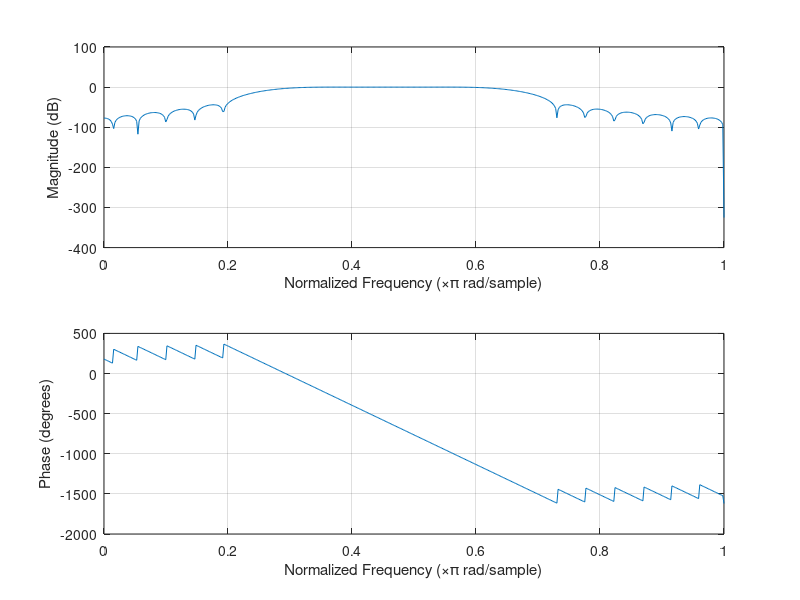
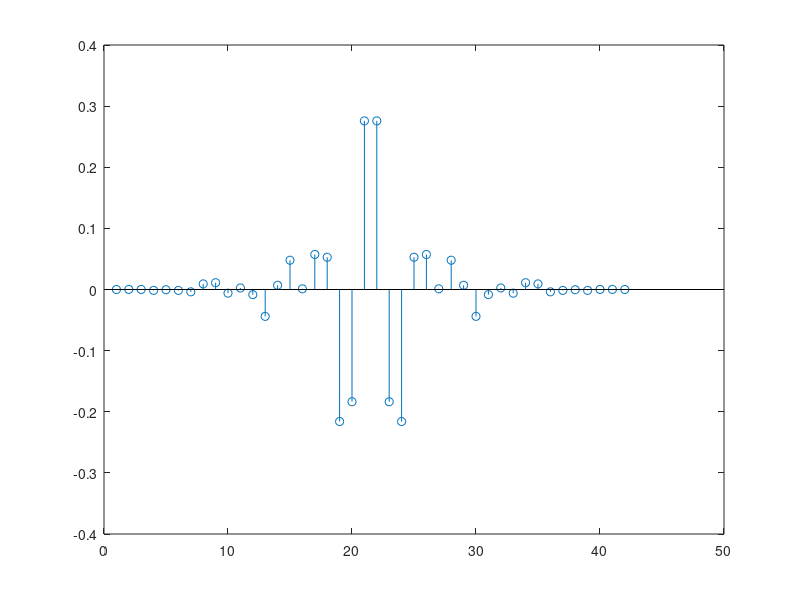

Write the MATLAB code that produced these figures, in order.
clear variables; clc; close all;

% constants
% as = 40;
% rp = 0.25;
lse = 0.2;
use = 0.75;
lpe = 0.35;
upe = 0.55;

Wn = [(lse+lpe)/2 (use+upe)/2];
M = ceil(6.2/min(lpe-lse,use-upe)); % 42
order = M - 1; % 41
window = hann(M);

filter = fir1(order, Wn, window);

figure(1);
freqz(filter);

figure(2);
stem(filter);